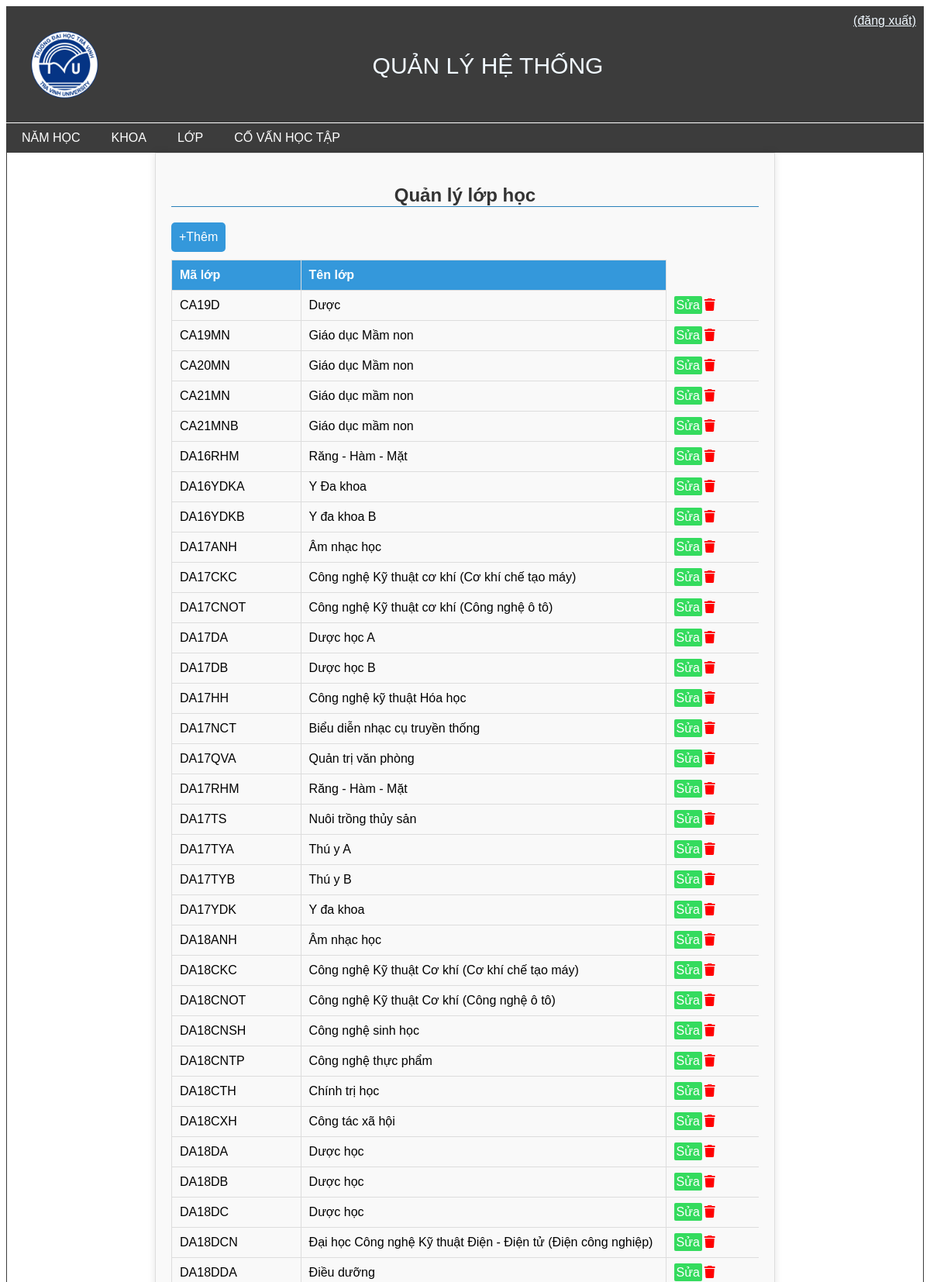
The app's page /110120125-LuongQuocTrung-CN/module/admin/index.php?action=lop&act=lop (upper part) with its own data.
### tables this page shows
CREATE TABLE `lop` (
  `Lop_id` int(11) NOT NULL,
  `Ma_Lop` varchar(15) NOT NULL,
  `Ma_Khoa` varchar(15) DEFAULT NULL,
  `Ten_Lop` varchar(100) NOT NULL
);

### 110120125-LuongQuocTrung-CN/module/admin/lop/lop.php (the view)
<?php
$sql = "SELECT * FROM  `lop`";
$kq = mysqli_query($conn, $sql);
$arr = array();
while ($row = mysqli_fetch_assoc($kq)) {
    $arr[] = $row;
}
?>
<div id="wp-lop">
    <h2>Quản lý lớp học</h2>
    <a  href="?action=lop&act=insert_Lop" id="btn-themLop" >+Thêm</a>
    <table id="tb-lop">
        <thead>
            <tr >
                <th>Mã lớp</th>
                <th>Tên lớp</th>
            </tr>
        </thead>
        <tbody>
            <?php foreach ($arr as $item) {
                $item['update_Lop'] = "?action=lop&act=update_Lop&id= {$item['Lop_id']}";
                $item['delete_Lop'] = "?action=lop&act=delete_Lop&id= {$item['Lop_id']}";
            ?>
                <tr>
                    <td> <?php echo $item['Ma_Lop']  ?> </td>
                    <td> <?php echo $item['Ten_Lop']  ?> </td>
                    <td class="td-tacvu"><a class="tacvu " href=" <?php echo $item['update_Lop']  ?>">Sửa</a><a class="delete" href="<?php echo $item['delete_Lop'] ?>"><i  class="fa fa-trash" aria-hidden="true"></i></a></td>
                </tr>
            <?php  }   ?>
        </tbody>
    </table>
</div>

### 110120125-LuongQuocTrung-CN/inc/header_admin.php (shortened to what this page needs)
<!DOCTYPE html>
<html lang="en">
<head>
    <link rel="stylesheet" href="https://cdnjs.cloudflare.com/ajax/libs/font-awesome/6.5.1/css/all.min.css">
    <link rel="stylesheet" href="../../css/admin.css">
    <link rel="stylesheet" href="../../css/namhoc.css">
    <link rel="stylesheet" href="../../css/khoa.css">
    <link rel="stylesheet" href="../../css/giangvien.css">
    <link rel="stylesheet" href="../../css/lop.css">
    <link rel="stylesheet" href="../../css/global.css">
    <link rel="stylesheet" href="../../css/cvhtt.css">
</head>
<body>
    <div id="wraper">
        <div id="header">
            <div id="banner">
                <img src="../../img/logo.png" alt="">
                <p id="title">QUẢN LÝ HỆ THỐNG</p>
                <div id="out">
                    <a href="?action=logout&act=logout">(đăng xuất)</a>
                </div>
            </div>
            <div id="menu">
                <ul id="main-menu">
                    <li class="menu-item"><a href="?action=namhoc&act=namhoc">NĂM HỌC</a></li>
                    <li class="menu-item"><a href="?action=khoa&act=khoa">KHOA</a></li>
                    <li class="menu-item"><a href="?action=lop&act=lop">LỚP</a></li>
                    <li class="menu-item"><a href="?action=cvht&act=cvht">CỐ VẤN HỌC TẬP</a></li>
                </ul>
            </div>
        </div>

### 110120125-LuongQuocTrung-CN/module/admin/index.php (shortened to what this page needs)
<?php
require "../../inc/header_admin.php";
?>
<div id="wp-content">
    <div id="content">
        <?php
        if (isset($_GET['action']) && isset($_GET['act'])) {
            $action = $_GET['action'];
            $act = $_GET['act'];
            $dd = $action . "/" . "$act" . ".php";
        } else {
            $dd = "home.php";
        }
        require $dd;
        ?>
    </div>
</div>
<?php
require "../../inc/footer_admin.php";
?>

### 110120125-LuongQuocTrung-CN/inc/footer_admin.php (shortened to what this page needs)
</body>
</html>
</body>
</html>

### 110120125-LuongQuocTrung-CN/css/admin.css (style rules this page uses)
* { box-sizing: border-box; }
body { font-family: Arial, Helvetica, sans-serif; font-size: 16px; }
#header { background-color: #3c3c3c; }
#header #banner { display:flex; justify-content: space-between; }
#header #banner img { width:150px ; }
#header #banner p#title { margin-top: 60px; color: aliceblue; font-size: 30px; }
#out { display: flex; }
#out a { margin-right: 10px; margin-top: 10px; color: aliceblue; padding: 0; }
#main-menu { border-top: 1px solid white; list-style-type: none; margin: 0; padding: 0; display: flex; }
li.menu-item a { display: block; padding: 10px 20px; color: white; text-decoration: none; transition: background-color 0.3s; }
#wp-content { min-height: 300px; border-right: 1px solid #3c3c3c; border-left: 1px solid #3c3c3c; }

### 110120125-LuongQuocTrung-CN/css/lop.css (style rules this page uses)
#wp-lop { max-width: 800px; margin: 0 auto; padding: 20px; background-color: #f9f9f9; border: 1px solid #ddd; box-shadow: 0 0 10px rgba(0, 0, 0, 0.1); }
#wp-lop h2 { color: #333; text-align: center; border-bottom: 1px solid #2980b9; }
#btn-themLop { display: inline-block; padding: 10px; color: #fff; text-decoration: none; background-color: #3498db; border-radius: 5px; transition: background-color 0.3s; }
#wp-lop #tb-lop { width: 100%; border-collapse: collapse; margin-top: 10px; }
#wp-lop #tb-lop th, #wp-lop #tb-lop td:not(td.td-tacvu) { border: 1px solid #ddd; padding: 10px; text-align: left; }
#wp-lop #tb-lop th { background-color: #3498db; color: #fff; }

### 110120125-LuongQuocTrung-CN/css/global.css (style rules this page uses)
.tacvu { text-decoration: none; background-color: #34db5e; color: white; padding: 3px; border-radius: 2px; }
.delete { padding: 3px; color:red; }
.td-tacvu { width: 120px; border-bottom: 1px solid #ddd; padding: 10px; text-align: left; }

### records on screen
lop: Ma_Lop "CA19D", Ten_Lop "Dược"
lop: Ma_Lop "CA19MN", Ten_Lop "Giáo dục Mầm non"
lop: Ma_Lop "CA20MN", Ten_Lop "Giáo dục Mầm non"
lop: Ma_Lop "CA21MN", Ten_Lop "Giáo dục mầm non"
lop: Ma_Lop "CA21MNB", Ten_Lop "Giáo dục mầm non"
lop: Ma_Lop "DA16RHM", Ten_Lop "Răng - Hàm - Mặt"
lop: Ma_Lop "DA16YDKA", Ten_Lop "Y Đa khoa"
lop: Ma_Lop "DA16YDKB", Ten_Lop "Y đa khoa B"
lop: Ma_Lop "DA17ANH", Ten_Lop "Âm nhạc học"
lop: Ma_Lop "DA17CKC", Ten_Lop "Công nghệ Kỹ thuật cơ khí (Cơ khí chế tạo máy)"
lop: Ma_Lop "DA17CNOT", Ten_Lop "Công nghệ Kỹ thuật cơ khí (Công nghệ ô tô)"
lop: Ma_Lop "DA17DA", Ten_Lop "Dược học A"
lop: Ma_Lop "DA17DB", Ten_Lop "Dược học B"
lop: Ma_Lop "DA17HH", Ten_Lop "Công nghệ kỹ thuật Hóa học"
lop: Ma_Lop "DA17NCT", Ten_Lop "Biểu diễn nhạc cụ truyền thống"
lop: Ma_Lop "DA17QVA", Ten_Lop "Quản trị văn phòng"
lop: Ma_Lop "DA17RHM", Ten_Lop "Răng - Hàm - Mặt"
lop: Ma_Lop "DA17TS", Ten_Lop "Nuôi trồng thủy sản"
lop: Ma_Lop "DA17TYA", Ten_Lop "Thú y A"
lop: Ma_Lop "DA17TYB", Ten_Lop "Thú y B"
lop: Ma_Lop "DA17YDK", Ten_Lop "Y đa khoa"
lop: Ma_Lop "DA18ANH", Ten_Lop "Âm nhạc học"
lop: Ma_Lop "DA18CKC", Ten_Lop "Công nghệ Kỹ thuật Cơ khí (Cơ khí chế tạo máy)"
lop: Ma_Lop "DA18CNOT", Ten_Lop "Công nghệ Kỹ thuật Cơ khí (Công nghệ ô tô)"
lop: Ma_Lop "DA18CNSH", Ten_Lop "Công nghệ sinh học"
lop: Ma_Lop "DA18CNTP", Ten_Lop "Công nghệ thực phẩm"
lop: Ma_Lop "DA18CTH", Ten_Lop "Chính trị học"
lop: Ma_Lop "DA18CXH", Ten_Lop "Công tác xã hội"
lop: Ma_Lop "DA18DA", Ten_Lop "Dược học"
lop: Ma_Lop "DA18DB", Ten_Lop "Dược học"
lop: Ma_Lop "DA18DC", Ten_Lop "Dược học"
lop: Ma_Lop "DA18DCN", Ten_Lop "Đại học Công nghệ Kỹ thuật Điện - Điện tử (Điện công nghiệp)"
lop: Ma_Lop "DA18DDA", Ten_Lop "Điều dưỡng"
